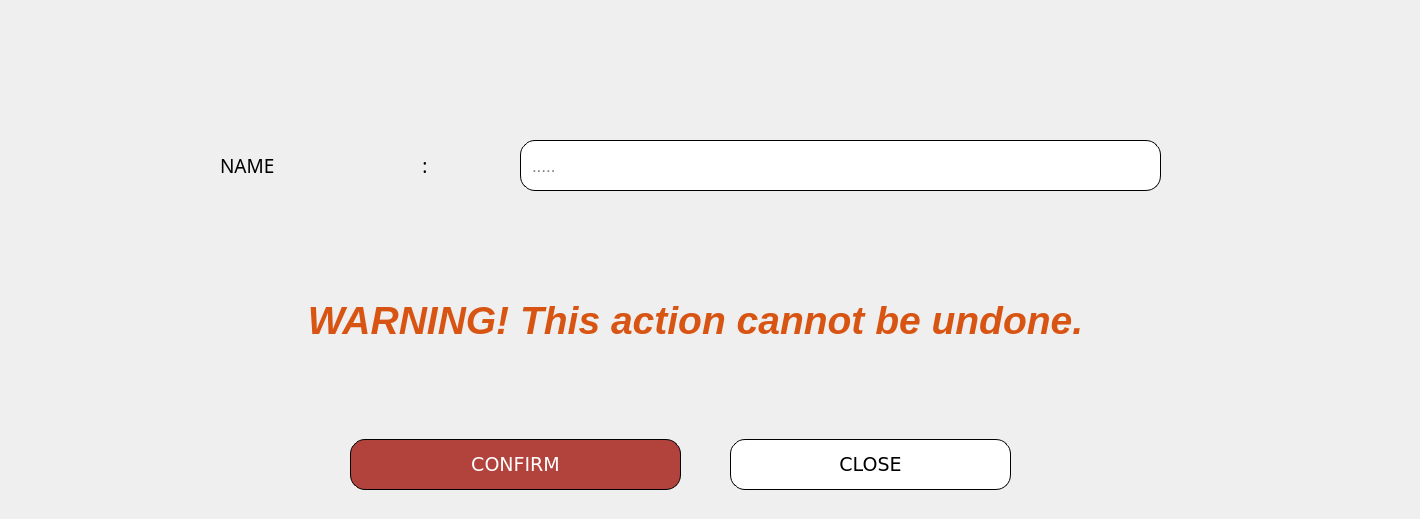
       <widget class="QWidget" name="DELETE_SPANDREL">
        <widget class="QFrame" name="frame_110">
         <property name="geometry">
          <rect>
           <x>-10</x>
           <y>419</y>
           <width>1331</width>
           <height>91</height>
          </rect>
         </property>
         <property name="styleSheet">
          <string notr="true">    background-color: transparent;
</string>
         </property>
         <property name="frameShape">
          <enum>QFrame::StyledPanel</enum>
         </property>
         <property name="frameShadow">
          <enum>QFrame::Raised</enum>
         </property>
         <widget class="QPushButton" name="pushButton_Confirm_SPANDRELdelete">
          <property name="geometry">
           <rect>
            <x>360</x>
            <y>20</y>
            <width>331</width>
            <height>51</height>
           </rect>
          </property>
          <property name="font">
           <font>
            <family>Verdana</family>
            <pointsize>14</pointsize>
           </font>
          </property>
          <property name="styleSheet">
           <string notr="true">QPushButton {
    background-color: #b2423c;
    color: white;
    border-radius: 15px;
    border: 1px solid #000000;
    padding: 9px;
    font-family: &quot;Verdana&quot;, sans-serif;
    text-align: center;
}

QPushButton:hover {
    background-color: rgba(178, 66, 60, 0.9); 
}</string>
          </property>
          <property name="text">
           <string>CONFIRM</string>
          </property>
         </widget>
         <widget class="QPushButton" name="pushButton_Close_SPANDRELdelete">
          <property name="geometry">
           <rect>
            <x>740</x>
            <y>20</y>
            <width>281</width>
            <height>51</height>
           </rect>
          </property>
          <property name="font">
           <font>
            <family>Verdana</family>
            <pointsize>14</pointsize>
           </font>
          </property>
          <property name="styleSheet">
           <string notr="true">
/* Default Inactive Button */
QPushButton {
    background-color: #ffffff;
    color: black;
    border-radius: 15px;
border: 1px solid #000000; 
    padding: 9px;
font-family: &quot;Verdana&quot;, sans-serif; 
text-align: center;
}

/* Hover Effect on Inactive Buttons */
QPushButton:hover {
    background-color: #a6a6a6;
    color: white;
}

/* Active Button (Current Page) */
QPushButton#activeButton {
    background-color: #a6a6a6;
    color: white;
}
</string>
          </property>
          <property name="text">
           <string>CLOSE</string>
          </property>
         </widget>
        </widget>
        <widget class="QFrame" name="frame_deletespandrel_7">
         <property name="geometry">
          <rect>
           <x>-10</x>
           <y>30</y>
           <width>1411</width>
           <height>381</height>
          </rect>
         </property>
         <property name="styleSheet">
          <string notr="true">    background-color: transparent;
</string>
         </property>
         <property name="frameShape">
          <enum>QFrame::StyledPanel</enum>
         </property>
         <property name="frameShadow">
          <enum>QFrame::Raised</enum>
         </property>
         <widget class="QLabel" name="label_661">
          <property name="geometry">
           <rect>
            <x>230</x>
            <y>110</y>
            <width>311</width>
            <height>51</height>
           </rect>
          </property>
          <property name="font">
           <font>
            <family>Poppins Medium</family>
            <pointsize>14</pointsize>
            <weight>50</weight>
            <bold>false</bold>
           </font>
          </property>
          <property name="styleSheet">
           <string notr="true">    background-color: transparent;
</string>
          </property>
          <property name="text">
           <string>NAME                              :</string>
          </property>
         </widget>
         <widget class="QLineEdit" name="lineEdit_50">
          <property name="geometry">
           <rect>
            <x>1030</x>
            <y>460</y>
            <width>371</width>
            <height>51</height>
           </rect>
          </property>
          <property name="styleSheet">
           <string notr="true">    background-color: #ffffff;
    color: black;
    border-radius: 15px;
border: 1px solid #000000; 
    padding: 9px;
font-family: &quot;Verdana&quot;, sans-serif; 
text-align: center;</string>
          </property>
          <property name="placeholderText">
           <string>.....</string>
          </property>
         </widget>
         <widget class="QLineEdit" name="lineEdit_DeleteSPANDREL_Name">
          <property name="geometry">
           <rect>
            <x>530</x>
            <y>110</y>
            <width>641</width>
            <height>51</height>
           </rect>
          </property>
          <property name="font">
           <font>
            <pointsize>13</pointsize>
           </font>
          </property>
          <property name="styleSheet">
           <string notr="true">    background-color: #ffffff;
    color: black;
    border-radius: 15px;
border: 1px solid #000000; 
    padding: 9px;
</string>
          </property>
          <property name="placeholderText">
           <string>.....</string>
          </property>
         </widget>
         <widget class="QLabel" name="label_662">
          <property name="geometry">
           <rect>
            <x>0</x>
            <y>185</y>
            <width>1411</width>
            <height>211</height>
           </rect>
          </property>
          <property name="font">
           <font>
            <family>Arial</family>
            <pointsize>29</pointsize>
            <weight>75</weight>
            <italic>true</italic>
            <bold>true</bold>
           </font>
          </property>
          <property name="styleSheet">
           <string notr="true">    background-color: transparent;
color: #d75413;
</string>
          </property>
          <property name="text">
           <string>WARNING! This action cannot be undone.</string>
          </property>
          <property name="alignment">
           <set>Qt::AlignCenter</set>
          </property>
         </widget>
        </widget>
       </widget>
